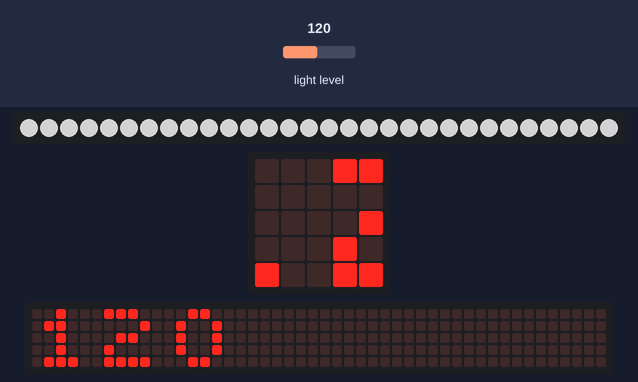
A program run on a simulated BBC micro:bit (MakeCode). Shown: 30 RGB LEDs in strip order, left to right, the board's 5×5 LED display, a strip that is not on the board, showing the scrolling text unrolled. The test bench sets the inputs (shaded band); at power-on: light level 120. Dim RGB values are drawn brighter than linear; the 48×5 strip is a reading aid, not a part: it shows the text the display is scrolling, unrolled, one strip-width of it at a time.

Above: at 1.27 s.
1.3 s: light level set to 5
At 4.8 s:
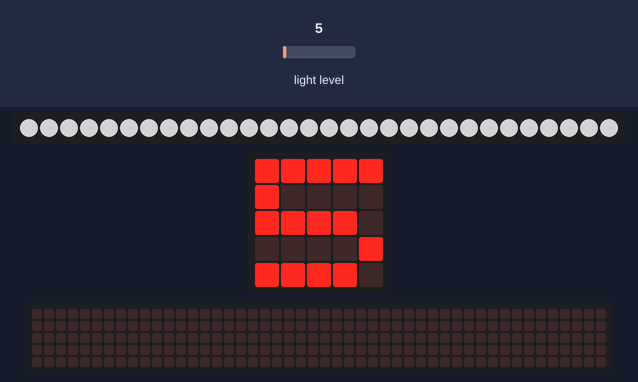
5.9 s: light level set to 64
At 8.48 s:
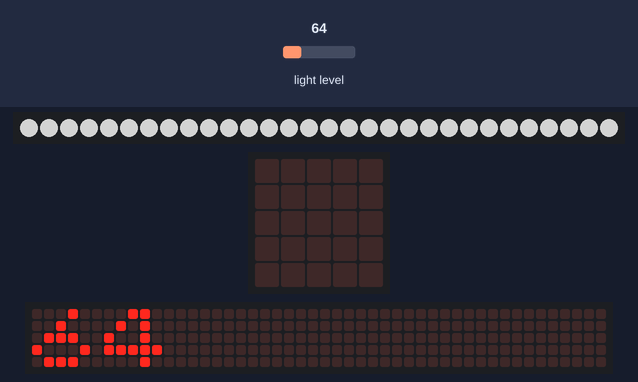
10.5 s: light level set to 128
At 11.52 s:
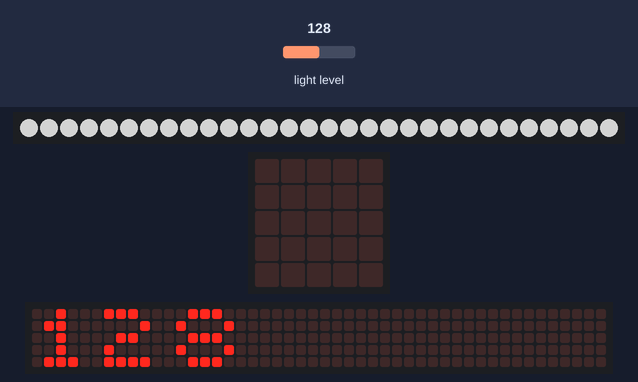

The program:

main.ts
```typescript
let luminosite = 0
let strip = neopixel.create(DigitalPin.P1, 30, NeoPixelMode.RGB)
strip.showColor(neopixel.colors(NeoPixelColors.White))
basic.forever(function () {
    luminosite = input.lightLevel()
    basic.showNumber(luminosite)
    strip.setBrightness(luminosite)
    strip.show()
})
```

test.ts
```typescript
// les tests vont ici ; cela ne sera pas compilé si ce paquet est utilisé en tant qu'extension.
```

Measured:
- after the input at 5.9 s, the display: first changes at once (image 2 shows a later state)
